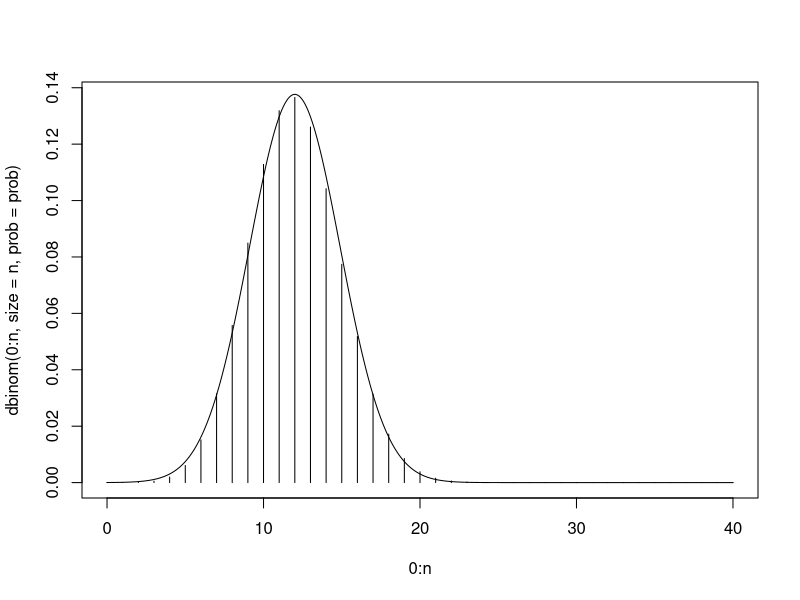
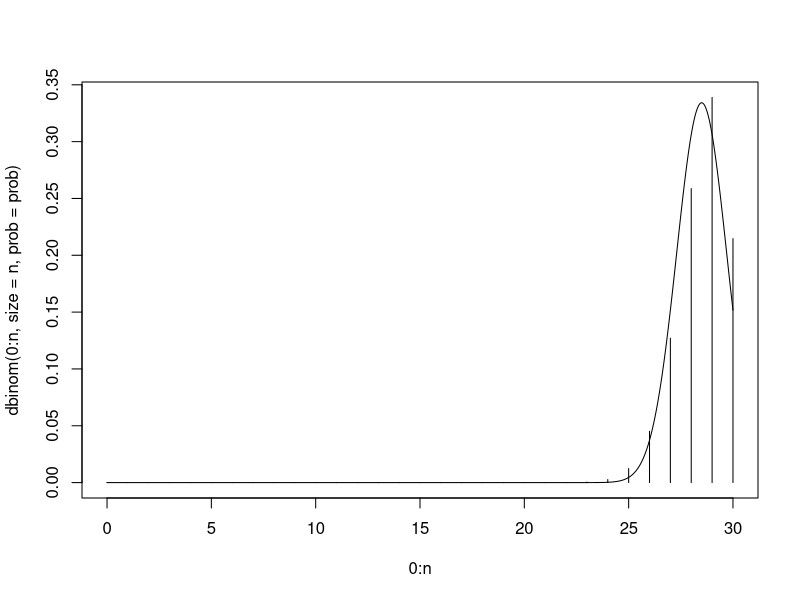
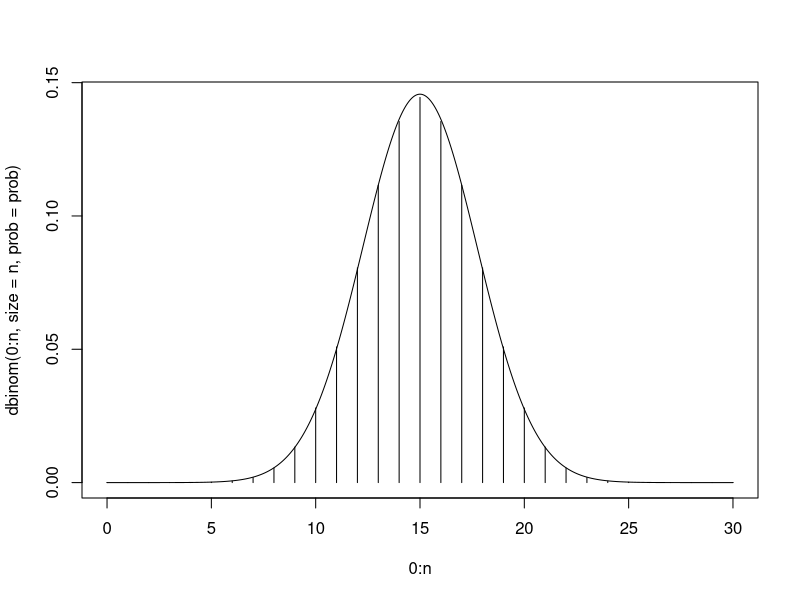
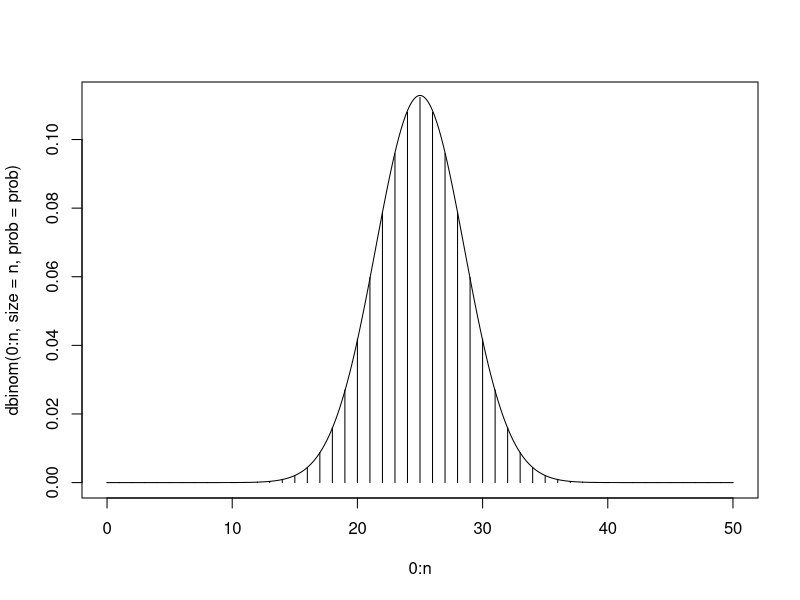
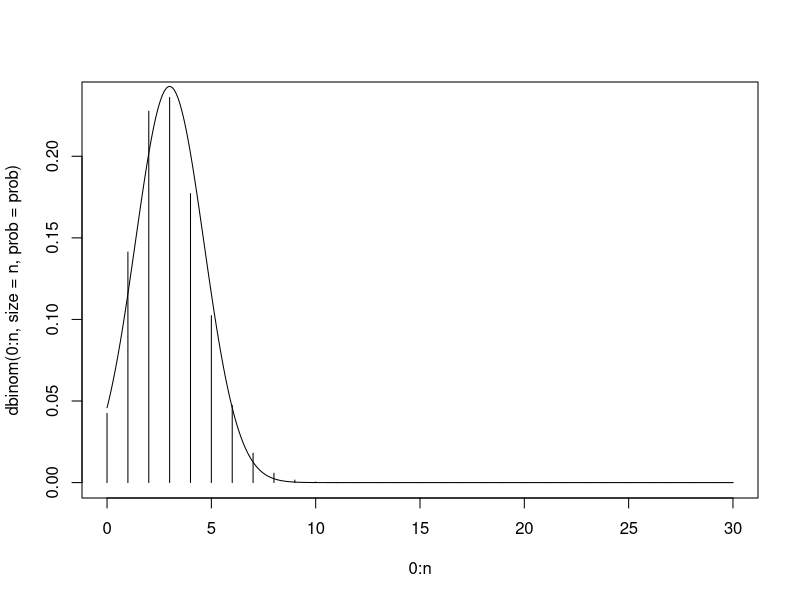
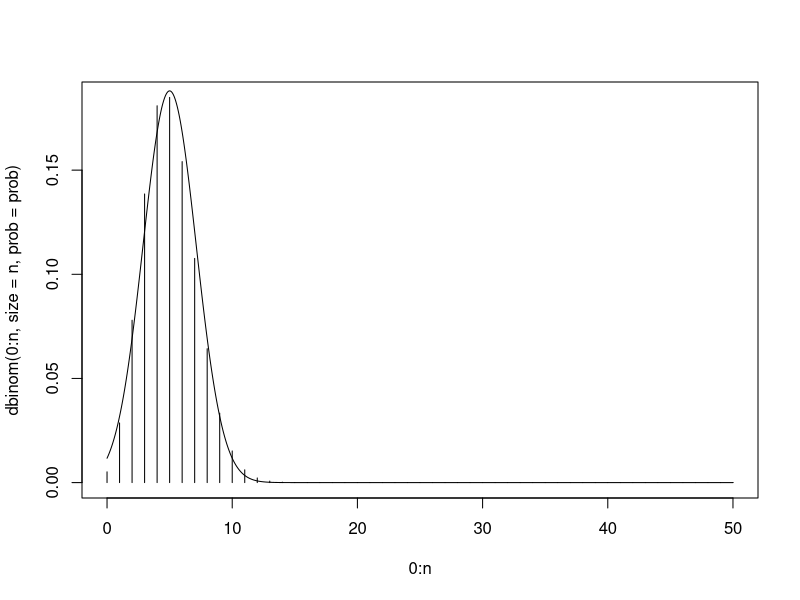

R code for these plots, in order:
## ---- chunk 1
set.seed(42)
my_unif <- runif(30)
is.vector(my_unif)
## ---- chunk 2
my_unif[1:10]
my_unif[c(1:3, 15:17)]
## ---- chunk 3
sort(my_unif)
## ---- chunk 4
char_vec <- c('daf', "adf", "E2", '13da')
sort(char_vec)
## ---- chunk 5
data(trees)
trees
str(trees)
## ---- chunk 6
trees$Height
## ---- chunk 7
attributes(trees)
names(trees)
colnames(trees)[2:3]
## ---- chunk 8
is.list(trees)
is.data.frame(trees)
## ---- chunk 9
trees[1:2]
trees[[2]]
## ---- chunk 10
fit  <- lm(Volume ~ Height + Girth, data = trees)
## ---- chunk 11
str(fit, max.level = 1)
## ---- chunk 12
fit$coefficients
coef(fit)
fit$residuals
residuals(fit)
## ---- chunk 13
number <- 15
if ((number %% 15) == 0) {
  print ("fizz buzz")
} else if ((number %% 5) == 0) {
  print ("buzz")
} else if ((number %% 3) == 0) {
  print ("fizz")
} else {
  print ("whoops?")
}
#if (!(number %% 15))
## ---- chunk 14
for (number in -1:41){
  if ((number %% 15) == 0) {
    print ("fizz buzz")
  } else if ((number %% 5) == 0) {
    print ("buzz")
  } else if ((number %% 3) == 0) {
    print ("fizz")
  } else {
    print ("whoops?")
  }
}

## ---- chunk 15
n <- 40
prob <- 0.3
#probabilities from a binomial RV
dbinom(0:n, size = n, prob = prob)
#plot with plot
plot(0:n, 
     dbinom(0:n, size = n, prob = prob),
     type = "h"
)
norm_x <- seq(from = 0, to = n, length = 1000)
lines(norm_x,
      dnorm(norm_x, mean = n*prob, sd = sqrt(n*prob*(1-prob))))
## ---- chunk 16
plot_norm_approx <- function (n, prob) {
  #plot with plot
  plot(0:n, 
       dbinom(0:n, size = n, prob = prob),
       type = "h"
  )
  norm_x <- seq(from = 0, to = n, length = 1000)
  lines(norm_x,
        dnorm(norm_x, mean = n*prob, sd = sqrt(n*prob*(1-prob))))
}
## ---- chunk 17
plot_norm_approx(30, 0.95)
## ---- chunk 18
plot_norm_approx <- function (n = 30, prob = 0.5) {
  #plot with plot
  plot(0:n, 
       dbinom(0:n, size = n, prob = prob),
       type = "h"
  )
  norm_x <- seq(from = 0, to = n, length = 1000)
  lines(norm_x,
        dnorm(norm_x, mean = n*prob, sd = sqrt(n*prob*(1-prob))))
}
## ---- chunk 19
#default
plot_norm_approx()
#change n to be 50
plot_norm_approx(50)
#change prob to be 0.1
plot_norm_approx(prob = 0.1)
#call things positionaly or call them by name
plot_norm_approx(prob = 0.1, 50)
